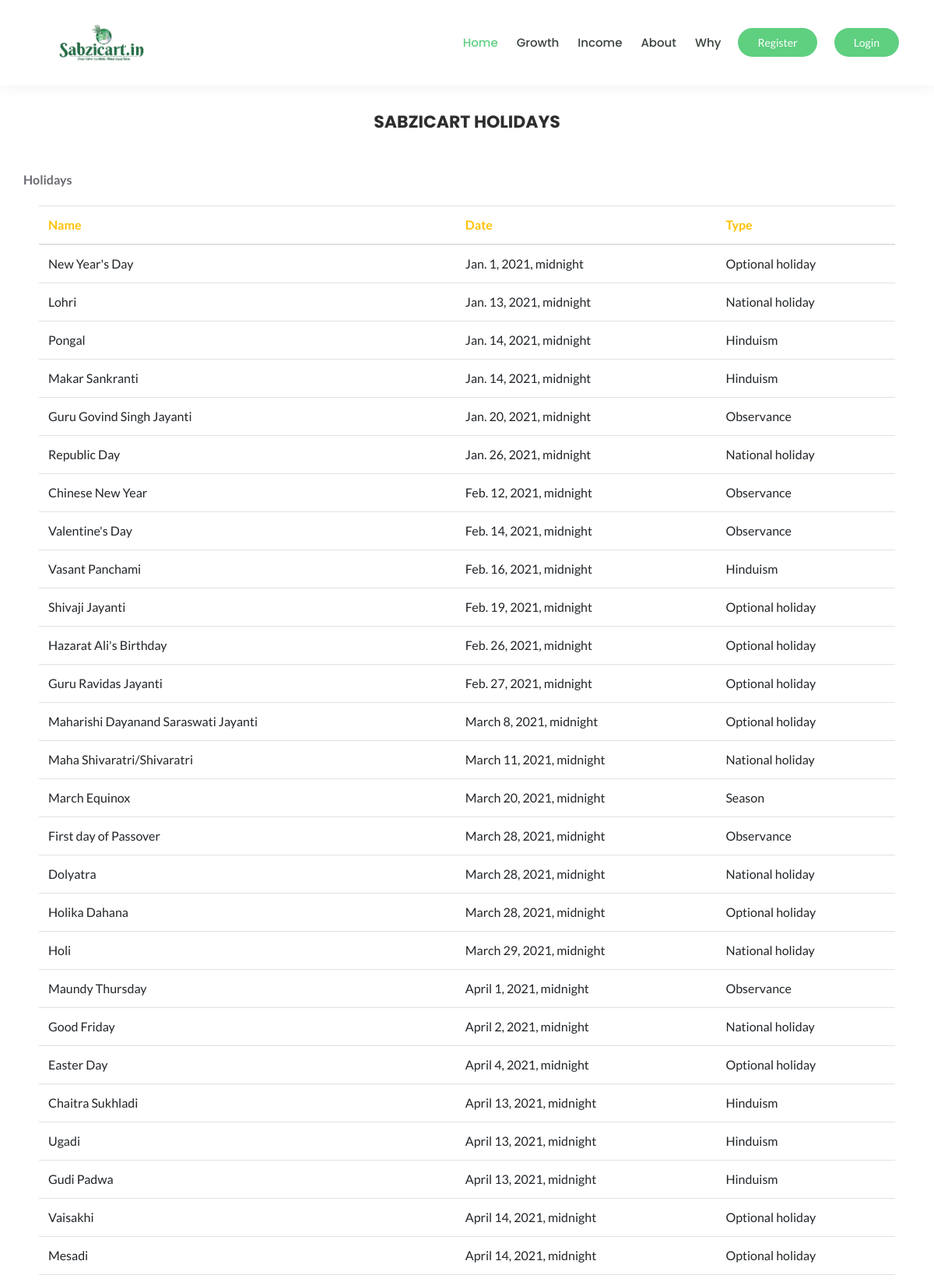
Screenshot of /holidays/ (upper part) with the database file from the repository.
### accounts/models.py (models this page shows)
class Holidays(models.Model):
    name = models.CharField(max_length=100, null=True)
    date = models.DateTimeField(auto_now_add=False, null=True)
    type = models.CharField(max_length=70, null=True)

### dprocess/views.py (the view)
# urls.py: url(r'^holidays/$', holidays, name="holidays"),
def holidays(request):
    ho=Holidays.objects.all()
    print(ho)
    template_name = "static/holidays.html"
    return render(request, template_name,{'ho':ho})

### templates/static/holidays.html (shortened to what this page needs)
{% extends "index.html" %}
{% load static %}
{% block main %}
<div class="container-fluid mt-5">
  <div class="row">
      <div class="col-md-12 mt-5" >
        <div class="center mt-5">
          <div id="content" class="col-sm-12">
            <div ng-if="showNavTabs" style="text-align: center;" class="ng-scope"><h4>SABZICART HOLIDAYS</h4></div>
      <p class="mt-5"><b> Holidays</b></p>
      <div class="card-body table-responsive">
        <table class="table table-hover">
          <thead class="text-warning">
            <tr><th>Name</th>
            <th>Date</th>
            <th>Type</th>
          </tr></thead>
          <tbody>
               {% for ho in ho %}
              <tr>
                <td>{{ ho.name }} </td>
                <td>{{ ho.date }}</td>
                <td>{{ ho.type }}</td>
              </tr>
              {% endfor %}
          </tbody>
        </table>
      </div>
        </div>
      </div>
  </div>
</div>
{% endblock %}

### static/assets/css/default.css (style rules this page uses)
.mt-5 { margin-top: 5px; }

### static/assets/css/style.css (style rules this page uses)
body { font-family: "Lato", sans-serif; font-weight: normal; font-style: normal; color: #6A6972; overflow-x: hidden; }
* { margin: 0; padding: 0; -webkit-box-sizing: border-box; -moz-box-sizing: border-box; box-sizing: border-box; }
h1, h2, h3, h4, h5, h6 { font-family: "Poppins", sans-serif; font-weight: 700; color: #2E2E2E; margin: 0px; }
h4 { font-size: 22px; }
p { font-size: 16px; font-weight: 400; line-height: 26px; color: #6A6972; margin: 0px; }

### rows the page displays
Holidays: name "New Year's Day", date "Jan. 1, 2021, midnight", type "Optional holiday"
Holidays: name "Lohri", date "Jan. 13, 2021, midnight", type "National holiday"
Holidays: name "Pongal", date "Jan. 14, 2021, midnight", type "Hinduism"
Holidays: name "Makar Sankranti", date "Jan. 14, 2021, midnight", type "Hinduism"
Holidays: name "Guru Govind Singh Jayanti", date "Jan. 20, 2021, midnight", type "Observance"
Holidays: name "Republic Day", date "Jan. 26, 2021, midnight", type "National holiday"
Holidays: name "Chinese New Year", date "Feb. 12, 2021, midnight", type "Observance"
Holidays: name "Valentine's Day", date "Feb. 14, 2021, midnight", type "Observance"
Holidays: name "Vasant Panchami", date "Feb. 16, 2021, midnight", type "Hinduism"
Holidays: name "Shivaji Jayanti", date "Feb. 19, 2021, midnight", type "Optional holiday"
Holidays: name "Hazarat Ali's Birthday", date "Feb. 26, 2021, midnight", type "Optional holiday"
Holidays: name "Guru Ravidas Jayanti", date "Feb. 27, 2021, midnight", type "Optional holiday"
Holidays: name "Maharishi Dayanand Saraswati Jayanti", date "March 8, 2021, midnight", type "Optional holiday"
Holidays: name "Maha Shivaratri/Shivaratri", date "March 11, 2021, midnight", type "National holiday"
Holidays: name "March Equinox", date "March 20, 2021, midnight", type "Season"
Holidays: name "First day of Passover", date "March 28, 2021, midnight", type "Observance"
Holidays: name "Dolyatra", date "March 28, 2021, midnight", type "National holiday"
Holidays: name "Holika Dahana", date "March 28, 2021, midnight", type "Optional holiday"
Holidays: name "Holi", date "March 29, 2021, midnight", type "National holiday"
Holidays: name "Maundy Thursday", date "April 1, 2021, midnight", type "Observance"
Holidays: name "Good Friday", date "April 2, 2021, midnight", type "National holiday"
Holidays: name "Easter Day", date "April 4, 2021, midnight", type "Optional holiday"
Holidays: name "Chaitra Sukhladi", date "April 13, 2021, midnight", type "Hinduism"
Holidays: name "Ugadi", date "April 13, 2021, midnight", type "Hinduism"
Holidays: name "Gudi Padwa", date "April 13, 2021, midnight", type "Hinduism"
Holidays: name "Vaisakhi", date "April 14, 2021, midnight", type "Optional holiday"
Holidays: name "Mesadi", date "April 14, 2021, midnight", type "Optional holiday"
